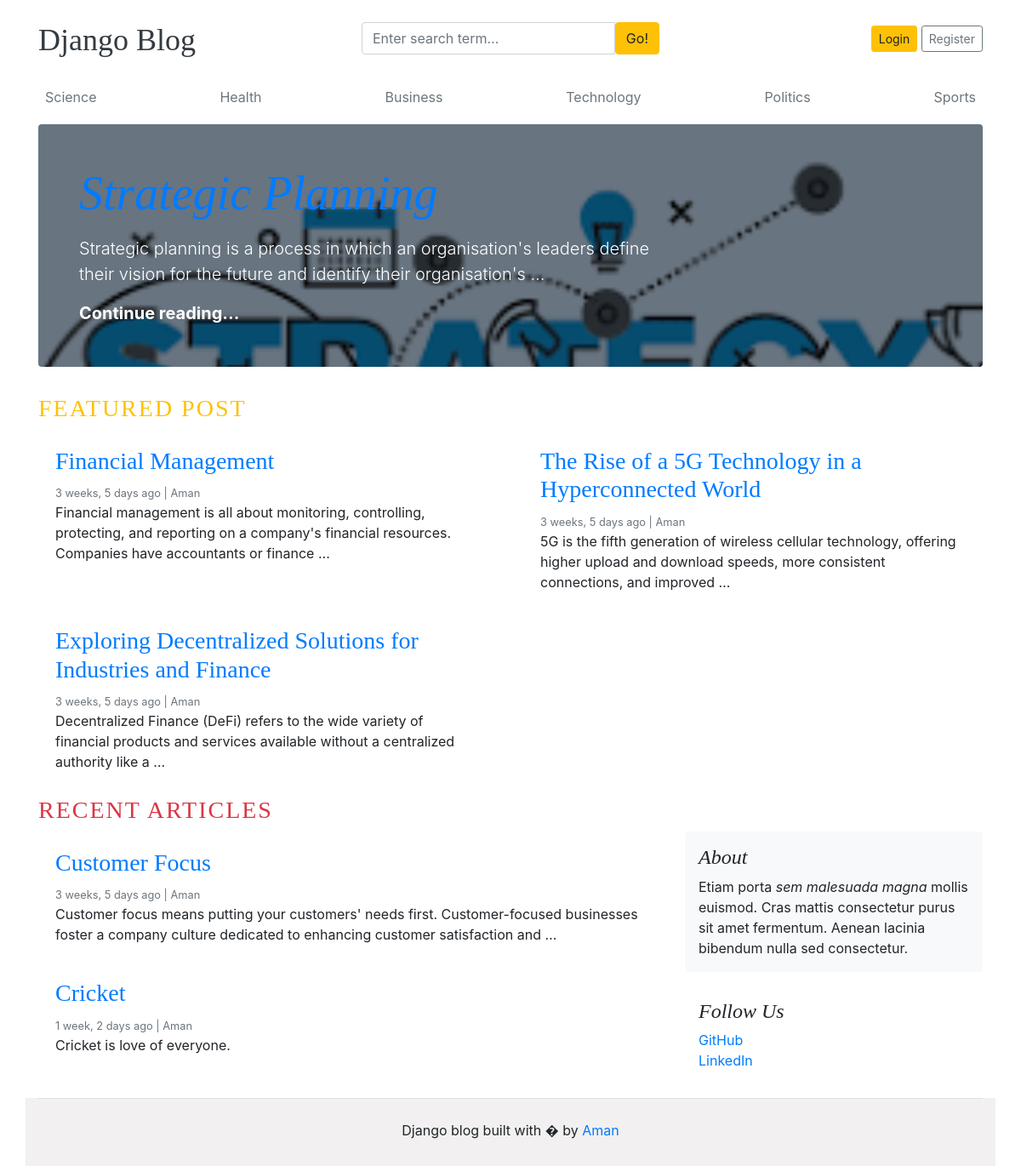
The page / on the database its author committed.
### blogs/models.py (models this page shows, shortened)
class Category(models.Model):
    category_name = models.CharField(max_length=50,unique=True)
    created_at = models.DateTimeField(auto_now_add=True)
    updated_at = models.DateTimeField(auto_now=True)
    class Meta:
        verbose_name_plural = 'Categories'

class Blogs(models.Model):
    title = models.CharField(max_length=255,unique=True)
    slug = models.SlugField(unique=True,blank=True)
    category = models.ForeignKey(Category,on_delete=models.CASCADE)
    author = models.ForeignKey(User, on_delete=models.CASCADE)
    blog_image = models.ImageField(upload_to='uploads/%y/%m/%d')
    short_description = models.TextField(max_length=1000)
    blog_body = models.TextField(max_length=3000)
    status = models.CharField(max_length=100,choices= STATUS_CHOICE,default='draft')
    is_featured = models.BooleanField(default=False)
    created_at = models.DateTimeField(auto_now_add=True)
    updated_at = models.DateTimeField(auto_now=True)
    class Meta:
        verbose_name_plural = 'Blogs'

### blog_main/views.py (the view)
# urls.py: path('',views.home,name="home"),
def home(request):
    categories = Category.objects.all()
    featured_post = Blogs.objects.filter(is_featured=True, status='published')
    posts = Blogs.objects.filter(is_featured=False, status='published')
    context = {
        'categories': categories,
        'featured_post': featured_post,
        'posts': posts
        }
    return render(request,'home.html',context)

### blogs/context_processors.py (called while the page is built)
def get_categories(request):
    categories = Category.objects.all()
    return dict(categories=categories)

### templates/home.html
{% extends 'base/base.html' %}
{% block content %}
{% for post in featured_post %}
{% if forloop.first %}
<div class="jumbotron p-3 p-md-5 text-white rounded bg-dark" style="background-image: url({{ post.blog_image.url }});background-blend-mode: overlay;background-size:cover;">
    <div class="col-md-8 px-0">
      <h1 class="display-4 font-italic"><a href="{% url 'blogs' post.slug %}">{{ post.title }}</a></h1>
      <p class="lead my-3">{{ post.short_description | truncatewords:20 }}</p>
      <p class="lead mb-0"><a href="#" class="text-white font-weight-bold">Continue reading...</a></p>
    </div>
  </div>
{% endif %}
{% endfor %}
<h3 class="text-uppercase text-warning" style="letter-spacing: 2px;">Featured Post</h3>
  <div class="row mb-2">
    {% for post in featured_post %}
    {% if not forloop.first %}
    <div class="col-md-6">
      <div class="card border-0" >
        <div class="card-body">
          <h3><a href="{% url 'blogs' post.slug %}">{{ post.title }}</a></h3>
          <small class="mb-1 text-muted">{{ post.created_at | timesince }} ago | {{ post.author }}</small>
          <p class="card-text">{{ post.short_description | truncatewords:20 }}</p>
        </div>
      </div>
    </div>
    {% endif %}
    {% endfor %}
  </div>
<h3 class="text-uppercase text-danger" style="letter-spacing: 2px;">Recent Articles</h3>
  <main role="main" class="container p-0">
    <div class="row">
      <div class="col-md-8 blog-main">
        {% for post in posts %}
        <div class="card border-0" >
          <div class="card-body">
            <h3><a href="{% url 'blogs' post.slug %}">{{ post.title }}</a></h3>
            <small class="mb-1 text-muted">{{ post.created_at | timesince }} ago | {{ post.author }}</small>
            <p class="card-text">{{ post.short_description | truncatewords:20 }}</p>
          </div>
        </div>
        {% endfor %}
      </div>
      <aside class="col-md-4 blog-sidebar">
        <div class="p-3 mb-3 bg-light rounded">
          <h4 class="font-italic">About</h4>
          <p class="mb-0">Etiam porta <em>sem malesuada magna</em> mollis euismod. Cras mattis consectetur purus sit amet fermentum. Aenean lacinia bibendum nulla sed consectetur.</p>
        </div>
        <div class="p-3">
          <h4 class="font-italic">Follow Us</h4>
          <ol class="list-unstyled">
            <li><a href="#">GitHub</a></li>
            <li><a href="#">LinkedIn</a></li>
          </ol>
        </div>
      </aside>
    </div>
  </main>
</div>
{% endblock %}

### templates/base/header.html (shortened to what this page needs)
{% load static %}
<!DOCTYPE html>
<html lang="en">
<head>
    <link href="https://getbootstrap.com/docs/4.0/dist/css/bootstrap.min.css" rel="stylesheet">
    <link href="{% static 'css/blog.css' %}" rel="stylesheet">
    <link rel="stylesheet" href="https://cdnjs.cloudflare.com/ajax/libs/font-awesome/4.7.0/css/font-awesome.min.css">
  </head>
<body>
    <div class="container">
      <header class="blog-header py-3">
        <div class="row flex-nowrap justify-content-between align-items-center">
          <div class="col-4 pt-1">
            <a class="blog-header-logo text-dark" href="/">Django Blog</a>
          </div>
          <div class="col-4">
            <form action="{% url 'search' %}" method="GET">
              <div class="input-group">
                <input class="form-control" name="keyword" type="text" placeholder="Enter search term..." aria-label="Enter search term..." aria-describedby="button-search" />
                <button type="submit" class="btn btn-warning" id="button-search" type="button">Go!</button>
            </div>
            </form>
          </div>
          <div class="col-4 d-flex justify-content-end align-items-center">
            {% if not user.is_authenticated %}
            <a class="btn btn-sm btn-warning" href="{% url 'login' %}">Login</a> &nbsp;
            <a class="btn btn-sm btn-outline-secondary" href="{% url 'register' %}">Register</a>
            {% else %}
            <span><a href="{% url 'dashboard' %}" class="btn btn-warning">Dashboard</a></span> &nbsp;
            <a class="btn btn-sm btn-danger" href="{% url 'logout' %}">Logout</a> &nbsp;
            {% endif %}
          </div>
        </div>
      </header>
      <div class="nav-scroller py-1 mb-2">
        <nav class="nav d-flex justify-content-between">
          {% for cat in categories %}
          <a class="p-2 text-muted" href="{% url 'posts_by_category' cat.id %}">{{ cat.category_name }}</a>
          {% endfor %}
        </nav>
      </div>

### static/css/blog.css (style rules this page uses)
.blog-header-logo { font-family: "Playfair Display", Georgia, "Times New Roman", serif; font-size: 2.25rem; }
h1, h2, h3, h4, h5, h6 { font-family: "Playfair Display", Georgia, "Times New Roman", serif; }

### rows shown on the page
Category: category_name "Science"
Category: category_name "Health"
Category: category_name "Business"
Category: category_name "Technology"
Category: category_name "Politics"
Category: category_name "Sports"
Blogs: blog_image (picture), title "Strategic Planning", short_description "Strategic planning is a process in which an organisation's leaders define their vision for the future and identify their organisation's …"
Blogs: title "Financial Management", created_at "3 weeks, 5 days", author "Aman", short_description "Financial management is all about monitoring, controlling, protecting, and reporting on a company's financial resources. Companies have accountants or finance …"
Blogs: title "The Rise of a 5G Technology in a Hyperconnected World", created_at "3 weeks, 5 days", author "Aman", short_description "5G is the fifth generation of wireless cellular technology, offering higher upload and download speeds, more consistent connections, and improved …"
Blogs: title "Exploring Decentralized Solutions for Industries and Finance", created_at "3 weeks, 5 days", author "Aman", short_description "Decentralized Finance (DeFi) refers to the wide variety of financial products and services available without a centralized authority like a …"
Blogs: title "Customer Focus", created_at "3 weeks, 5 days", author "Aman", short_description "Customer focus means putting your customers' needs first. Customer-focused businesses foster a company culture dedicated to enhancing customer satisfaction and …"
Blogs: title "Cricket", created_at "1 week, 2 days", author "Aman", short_description "Cricket is love of everyone."
